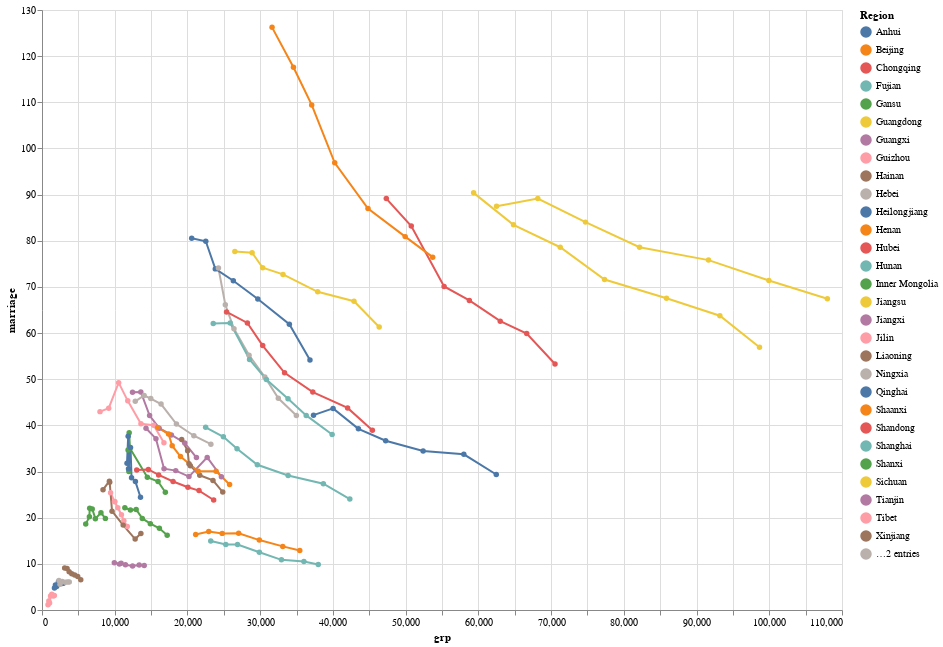

Notebook code for this chart:
### Code cell
alt.Chart(merged_df).mark_line(point=True).encode(
    x=alt.X('grp'),
    y='marriage',
    color='Region',
    tooltip=['Region', 'grp', 'marriage', 'year']
).properties(
    width=800,
    height=600
)

### Figure 1 — Vega-Lite specification as saved in the notebook (floating-point values rounded to 4 significant figures; data arrays with more than 128 entries replaced by an {"elided": "..."} marker saying what was removed)
{"config": {"view": {"continuousWidth": 400, "continuousHeight": 300}}, "data": {"name": "data-c6f25b12cd0658317ec67b938588121b"}, "mark": {"type": "line", "point": true}, "encoding": {"color": {"type": "nominal", "field": "Region"}, "tooltip": [{"type": "nominal", "field": "Region"}, {"type": "quantitative", "field": "grp"}, {"type": "quantitative", "field": "marriage"}, {"type": "nominal", "field": "year"}], "x": {"type": "quantitative", "field": "grp"}, "y": {"type": "quantitative", "field": "marriage"}}, "height": 600, "width": 800, "$schema": "https://vega.github.io/schema/vega-lite/v4.8.1.json", "datasets": {"data-c6f25b12cd0658317ec67b938588121b": {"elided": "217 records"}}}
